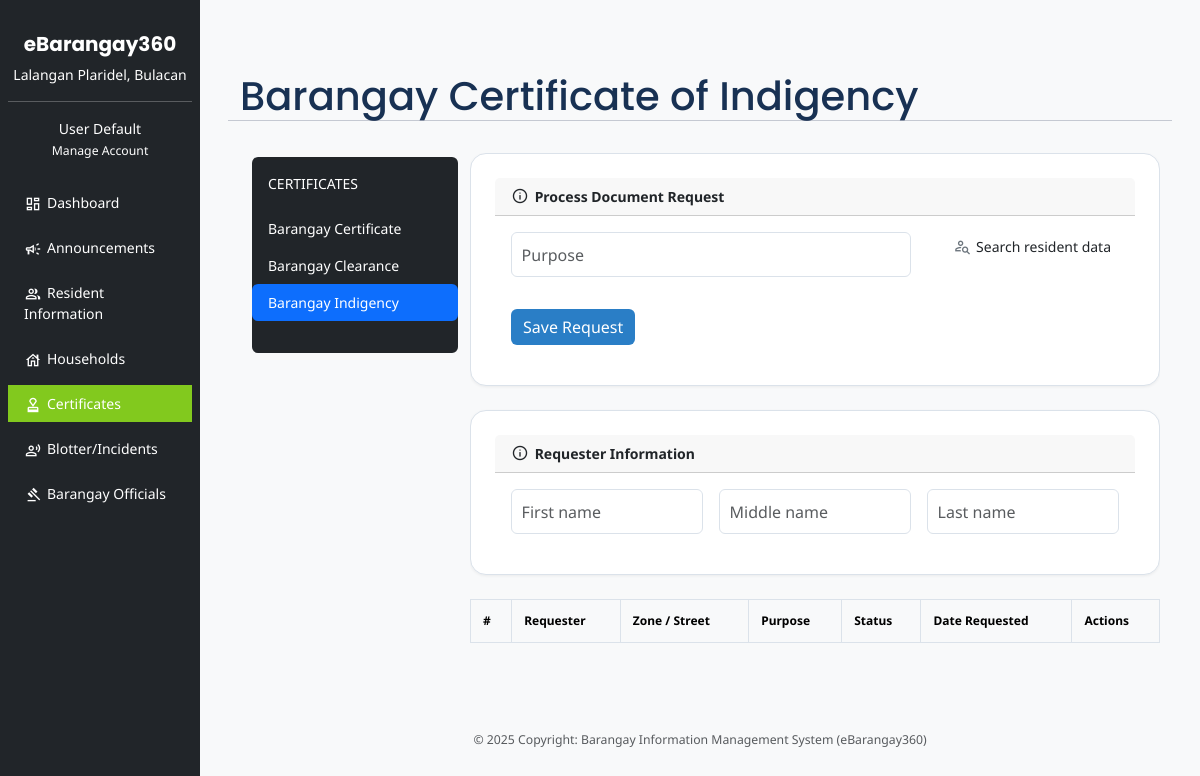
The page /public/index.php?page=barangay-certificate-of-indigency on the database as committed earlier.
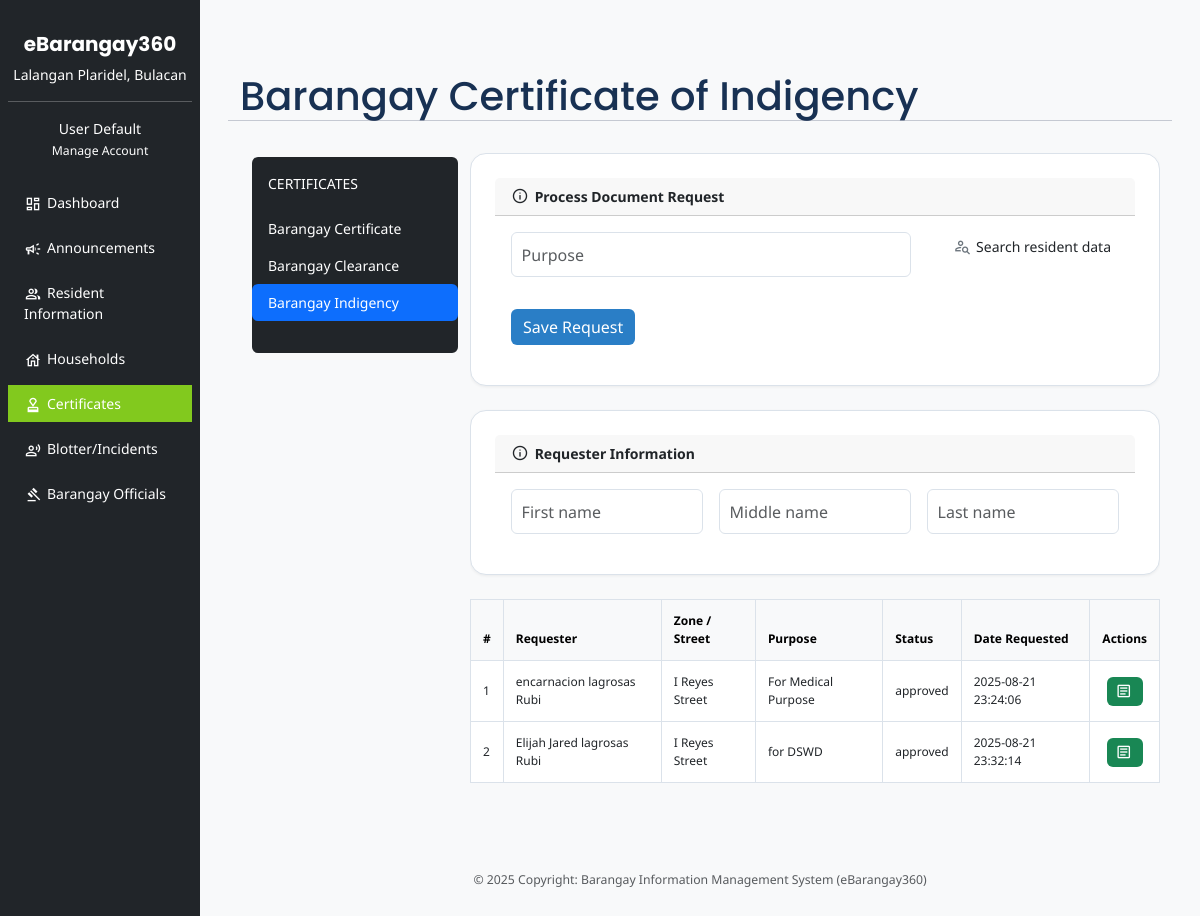
The same page on the database as committed later.
### tables this page shows
CREATE TABLE `barangay_indigency_requests` (
  `id` int(11) NOT NULL,
  `resident_id` int(11) NOT NULL,
  `purpose` varchar(50) NOT NULL,
  `status` varchar(50) NOT NULL,
  `requested_at` datetime NOT NULL
);

CREATE TABLE `residents` (
  `id` int(11) NOT NULL,
  `user_id` int(11) DEFAULT NULL,
  `first_name` varchar(255) DEFAULT NULL,
  `middle_name` varchar(255) DEFAULT NULL,
  `last_name` varchar(255) DEFAULT NULL,
  `date_of_birth` date DEFAULT NULL,
  `place_of_birth_province` varchar(255) DEFAULT NULL,
  `place_of_birth_city_municipality` varchar(255) NOT NULL,
  `place_of_birth_barangay` varchar(255) NOT NULL,
  `gender` varchar(10) DEFAULT NULL,
  `civil_status` varchar(50) DEFAULT NULL,
  `email` varchar(255) NOT NULL,
  `phone_number` varchar(255) NOT NULL,
  `alias_nickname` varchar(255) NOT NULL,
  `occupation` varchar(255) NOT NULL,
  `permanent_province` varchar(255) NOT NULL,
  `permanent_city_municipality` varchar(255) NOT NULL,
  `permanent_barangay` varchar(255) NOT NULL,
  `permanent_street` varchar(255) NOT NULL,
  `permanent_zone` varchar(255) NOT NULL,
  `permanent_landmark` varchar(255) NOT NULL,
  `present_province` varchar(255) NOT NULL,
  `present_city_municipality` varchar(255) NOT NULL,
  `present_barangay` varchar(255) NOT NULL,
  `present_zone` varchar(255) NOT NULL,
  `present_street` varchar(255) NOT NULL,
  `present_landmark` varchar(255) NOT NULL,
  `photo_filename` varchar(255) DEFAULT NULL,
  `has_account` tinyint(1) NOT NULL,
  `unemployed` tinyint(4) NOT NULL,
  `alive` tinyint(1) NOT NULL,
  `is_deleted` tinyint(1) NOT NULL,
  `created_at` timestamp NOT NULL DEFAULT current_timestamp(),
  `updated_at` timestamp NOT NULL DEFAULT current_timestamp() ON UPDATE current_timestamp(),
  `valid_id_type` varchar(255) DEFAULT NULL,
  `valid_id_number` varchar(255) DEFAULT NULL
);

### resources/views/barangay-certificate-of-indigency.php (the view, shortened to what the changed rows need)
<?php
  require '../config/database.php';
?>
<main id="residents-dashboard" class="col-md-10 ms-sm-auto px-md-4 py-4">
  <div class="px-3 py-5">
      <div class="row mb-3">
          <h1 class="m-0">Barangay Certificate of Indigency</h1>
      </div>
      <div class="row mx-0">
          <section class="inner-content col-md-9 p-0 bg-transparent rounded" style="overflow: hidden;">
            <div class="table-responsive">
            <table id="residents-table" class="table table-bordered align-middle">
                <thead class="table-light">
                <tr>
                    <th>#</th>
                    <th>Requester</th>
                    <th>Zone / Street</th>
                    <th>Purpose</th>
                    <th>Status</th>
                    <th>Date Requested</th>
                    <th>Actions</th>
                </tr>
                </thead>
                <tbody>
                <?php
                    $stmt = $pdo->query("SELECT r.last_name,r.first_name, r.middle_name, r.date_of_birth, r.gender, r.civil_status, r.present_zone, r.present_street, bcr.id, bcr.purpose, bcr.status, bcr.requested_at
                        FROM residents r
                        JOIN barangay_indigency_requests bcr ON r.id = bcr.resident_id");
                    while ($row = $stmt->fetch(PDO::FETCH_ASSOC)) {
                    ?>
                    <tr>
                    <td><?php echo $row['id']; ?></td>
                    <td><?php echo $row['first_name'] . ' ' . $row['middle_name'] . ' ' . $row['last_name']; ?></td>
                    <td><?php echo $row['present_zone']. ' ' . $row['present_street']; ?></td>
                    <td><?php echo $row['purpose']; ?></td>
                    <td><?php echo $row['status']; ?></td>
                    <td><?php echo $row['requested_at']; ?></td>
                    <td class="text-center">
                        <a data-id="<?= $row['id'] ?>" href="?page=barangay-certificate-of-indigency&success=1&request_id=<?= $row['id'] ?>" class="btn btn-sm btn-success text-white edit-btn" title="View Barangay Certificate"><i class="material-symbols-outlined md-18">article</i></a>
                    </td>
                    </tr>
                    <?php } ?>
                </tbody>
            </table>
            </div>
          </section>
      </div>
  </div>

Rows that differ between the two databases and show on the page:
added barangay_indigency_requests: id "1", resident.first_name "encarnacion", resident.middle_name "lagrosas", resident.last_name "Rubi", resident.present_zone "I", resident.present_street "Reyes Street", purpose "For Medical Purpose", status "approved", requested_at "2025-08-21 23:24:06"
added barangay_indigency_requests: id "2", resident.first_name "Elijah Jared", resident.middle_name "lagrosas", resident.last_name "Rubi", resident.present_zone "I", resident.present_street "Reyes Street", purpose "for DSWD", status "approved", requested_at "2025-08-21 23:32:14"
